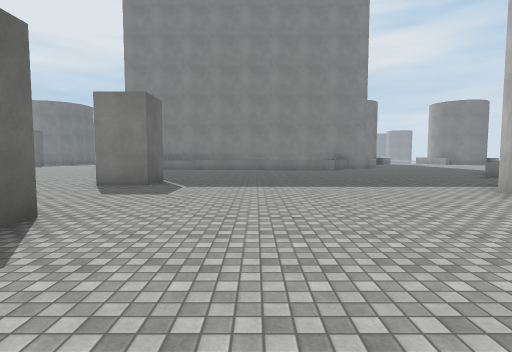
View 1 (above)

24 first-person views from a walk through a scene from a Unity 3-D project. The camera is 1.5 m above the floor, tilts 4° down and sees 80° across. The floor is counted in squares, 2 m on a side. Each view is taken from the middle of a square. On the plan, view 1 faces up. The plan holds only what a view shows up to about 10 squares ahead; the rest is blank. The place goes on beyond the plan. Surface patterns are stand-ins for the level's own textures.

View 2
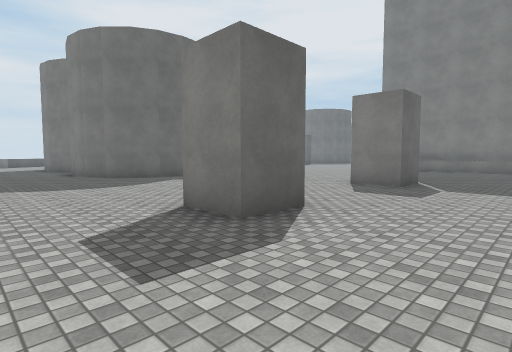

View 3
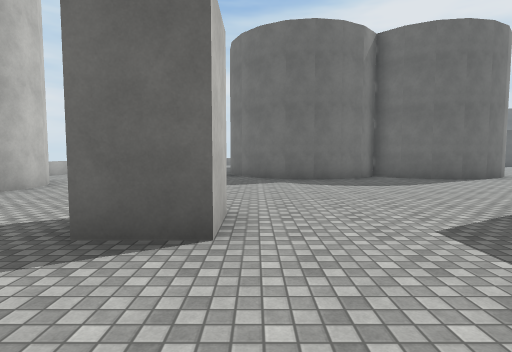

View 4
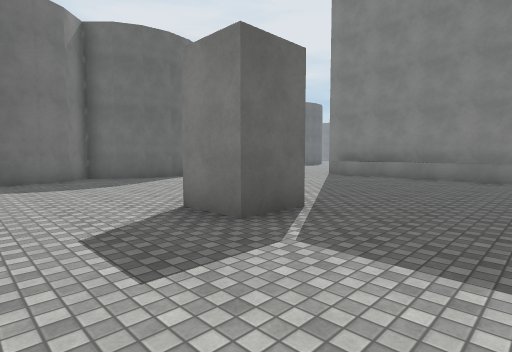

View 5
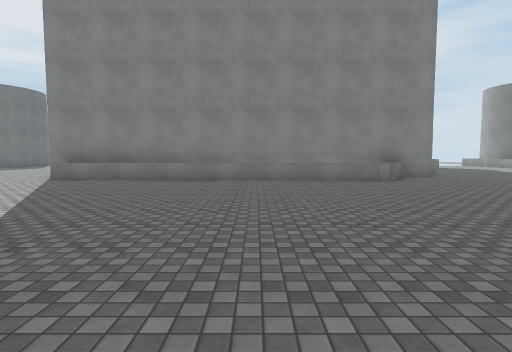

View 6
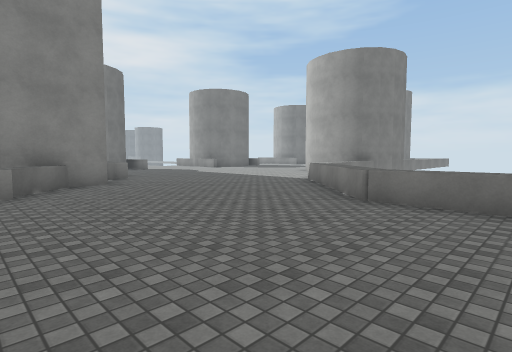

View 7
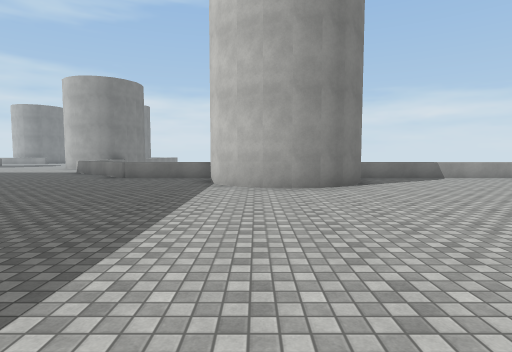

View 8
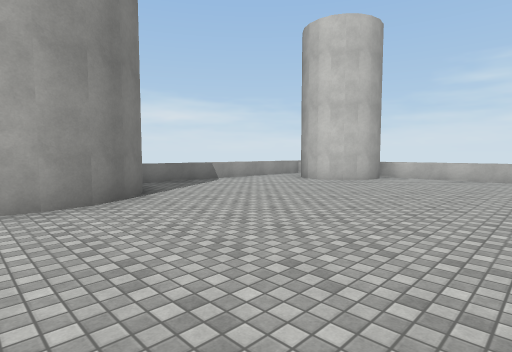

View 9
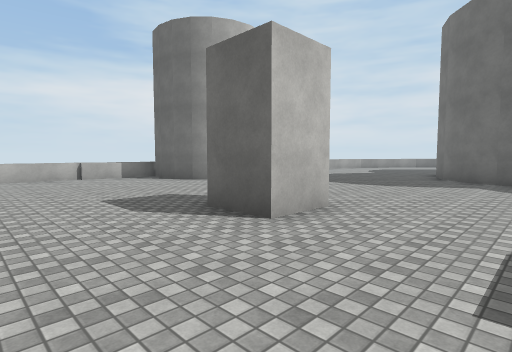

View 10
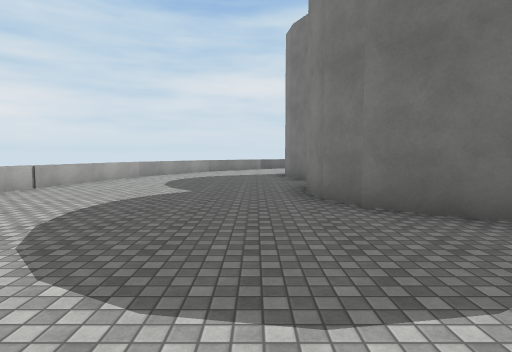

View 11
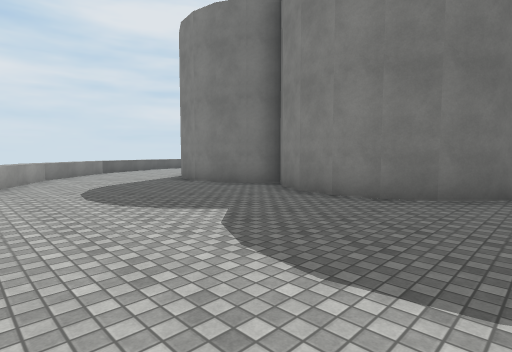

View 12
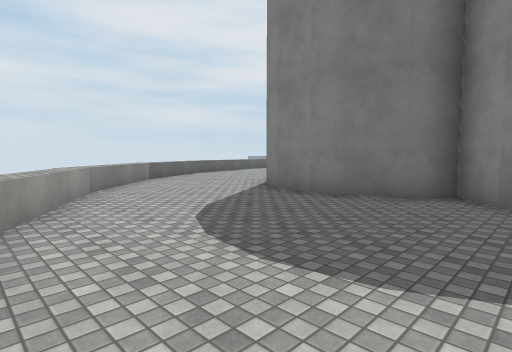

View 13
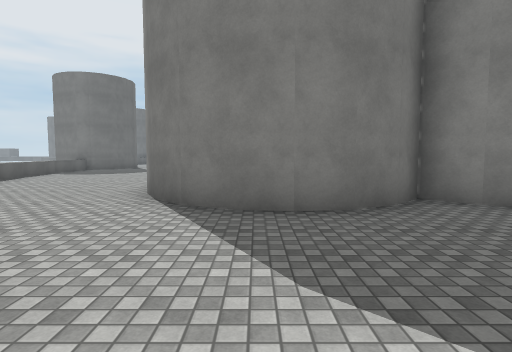

View 14
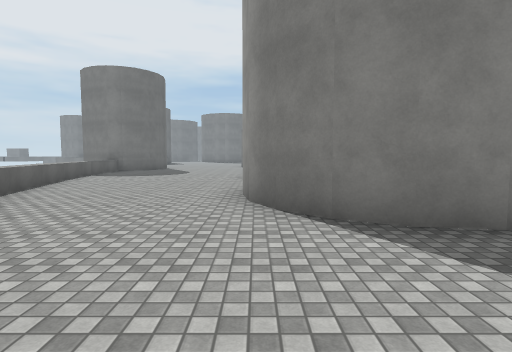

View 15
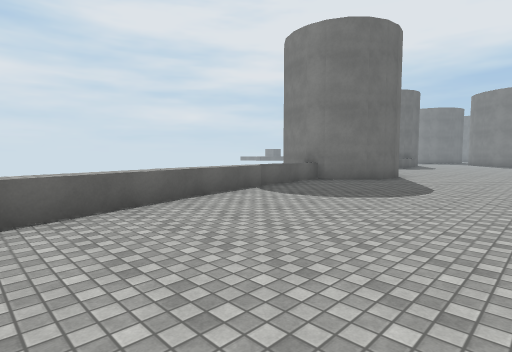

View 16
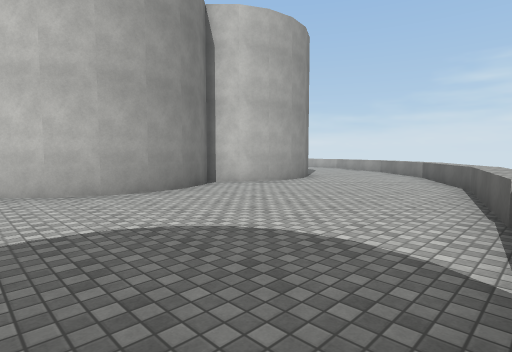

View 17
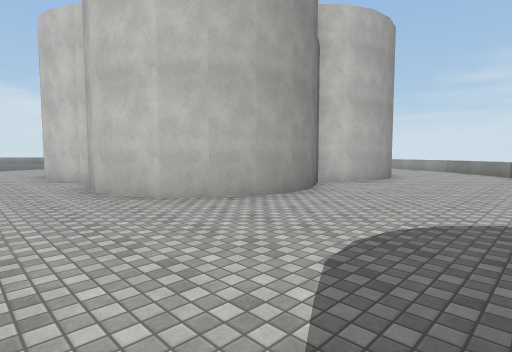

View 18
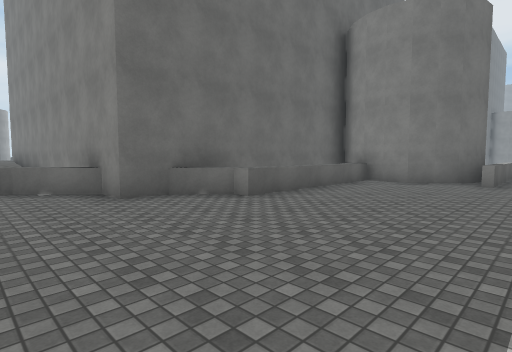

View 19
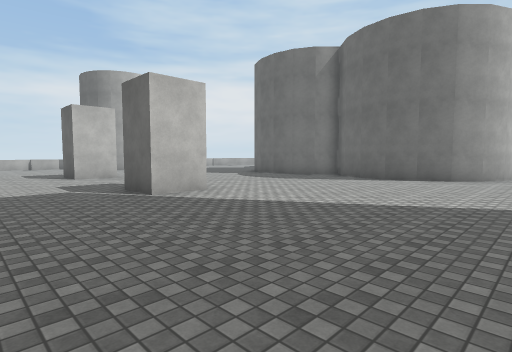

View 20
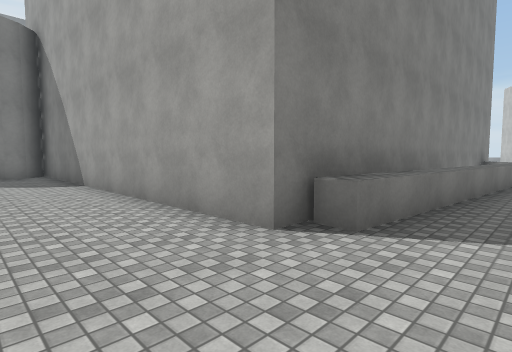

View 21
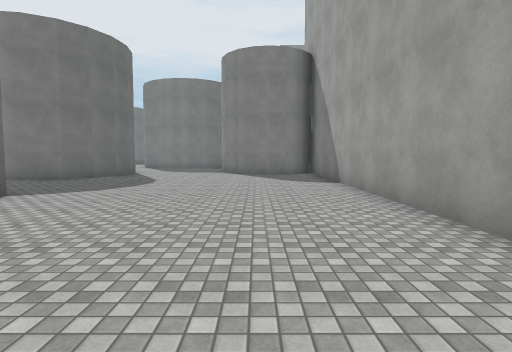

View 22
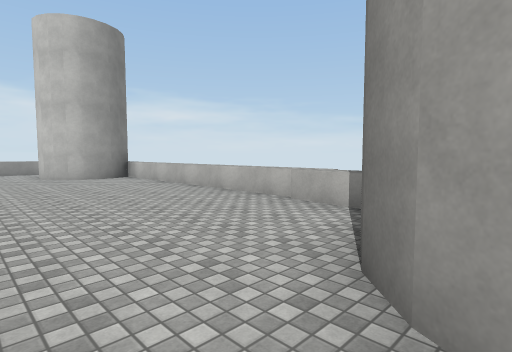

View 23
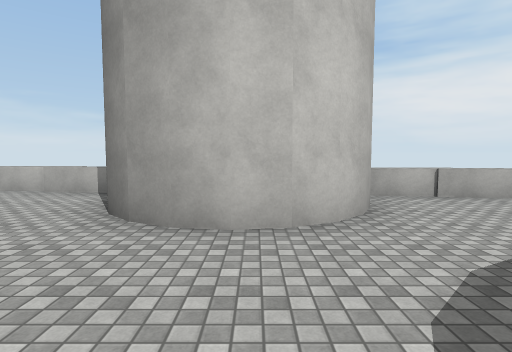

View 24
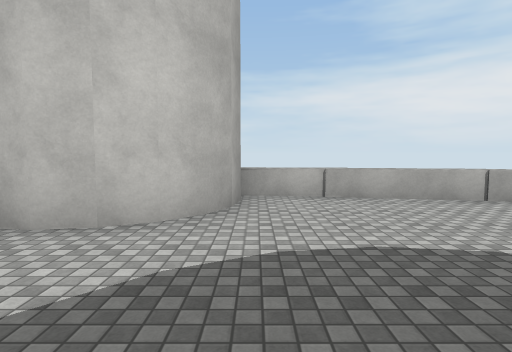

### Floor plan
Key: @ floor where view 1 was taken; # wall or solid block; . floor; = window, fence, low wall or low ledge; ^ raised ledge.
Columns run from 26 left of view 1 to 11 right of it. Each row starts with its distance up from view 1.
 26                   ###               ^
 25                   ..#              #^
 24           ##........#              #^
 23           #.........#           ####^
 22           ..........#           #^...
 21            .........#           #^...
 20             ........#           #^...
 19             #.......#           #^....
 18     ..       .......#           #^....
 17    ...        ......#           ^.....
 16   #...         .....############......
 15  ##......       .......^^^^^^^^.......
 14 ##.............. .....................
 13 ^........##...#......................^
 12  .......##  #####...................^
 11  ^.....##       #..................^
 10  ^.....#        #.................^
  9  ^.....##      ##.................^
  8  ^......#      #.......#..........^
  7  .^....##      ##...............# ^
  6   ^....#        #..............##
  5   ^....##       #..............#
  4    ^....#########..............###
  3    ^.....##............#.........#^
  2     ^.............................^
  1      ^............................^
  0       ^...................@.......^
 -1        ^^..........##.............^
 -2         .^^.......####.........## ^
 -3            ^^^^...#  #.........#
 -4               =^^^    ^^.......#
 -5                        ^^^^^^^^

Positions as (right, up) in squares from view 1, and headings:
1: (0, 0), facing up
2: (0, 0), facing up-left
3: (0, 4), facing left
4: (0, 5), facing up-left
5: (0, 6), facing up
6: (3, 8), facing up-right
7: (-2, 6), facing right
8: (0, 6), facing down-right
9: (0, 6), facing down-left
10: (-6, 2), facing left
11: (-9, -2), facing up-left
12: (-13, -2), facing up-left
13: (-17, -1), facing up
14: (-19, 0), facing up
15: (-20, 6), facing up-left
16: (-25, 13), facing down-right
17: (-23, 15), facing down-right
18: (11, 14), facing up-left
19: (0, 14), facing down-left
20: (-9, 14), facing up-right
21: (-9, 14), facing up
22: (-6, 0), facing down-right
23: (-7, 2), facing down
24: (-9, 2), facing down
